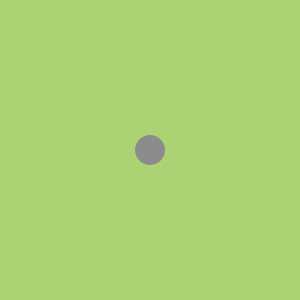
Frame 1 (no input)
Frame 60 (the mouse pressed at the canvas centre just before this capture): identical to frame 1, image omitted
Frame 120 (the mouse held since frame 60 and released just before this capture): identical to frame 1, image omitted

The Processing sketch that drew this single still picture (run headless with seeded random() and noise(); from frame 60 on, the mouse is pressed at the canvas centre):

// Processing sketch: processing_52855
// ── processing_52855.pde

float y=150;
float x=150;
float r=15;
void setup(){
    size(300,300);
  smooth();
}

void draw(){
  background(#acd373);
  if(keyPressed){
    if (key =='w'){
      y=y-5;
    
  }else if(key =='s'){
    y=y+5;
      }   else if(key =='a'){
    x=x-5;
      } else if (key=='d'){
     x=x+5;   
      }}
      if(x<r){x=x+width;
    }else if(x>width-r){
      x=x-width;}
        if(y<r){y=y+height;
    }else if(y>height-r){
      y=y-height;}

  fill(140);
  noStroke();
  ellipse(x,y,2*r,2*r);
}
